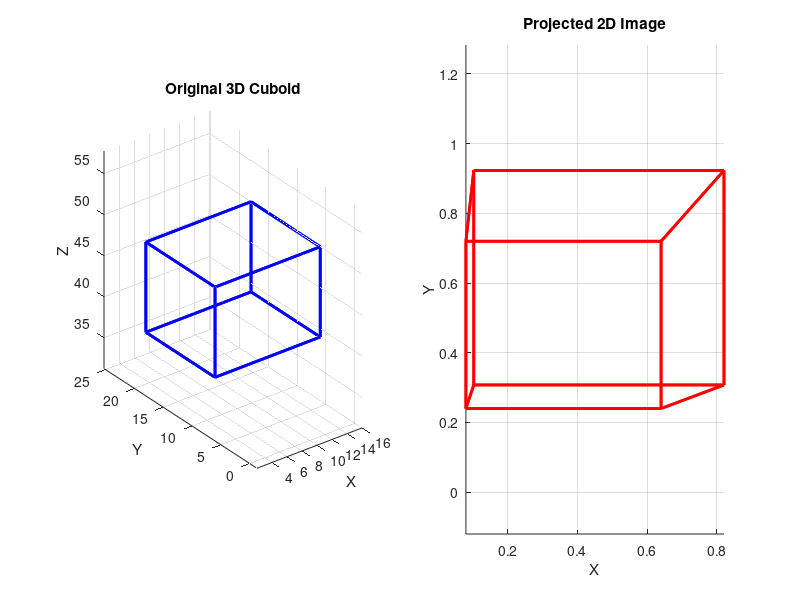

Write the MATLAB code that produced this figure.
% 21103080: Akash Rout
% Question 1

clc; clear; close all; % clear previous memory

z_dist = 30; % Minimum z distance from center of projection
d = 2; % Distance of the image plane from the center of projection

% Generate random cuboid dimensions
width = randi([5, 15]);
height = randi([5, 15]);
depth = randi([5, 15]);

% Ensure z distance is at least 30
x0 = randi([-10, 10]);
y0 = randi([-10, 10]);
z0 = randi([z_dist, z_dist + 20]);

% Define 8 vertices of the cuboid
vertices = [ 
    x0, y0, z0;
    x0+width, y0, z0;
    x0, y0+height, z0;
    x0, y0, z0+depth;
    x0+width, y0+height, z0;
    x0+width, y0, z0+depth;
    x0, y0+height, z0+depth;
    x0+width, y0+height, z0+depth]';

% Convert to homogeneous coordinates for easier transformations
vertices_h = [vertices; ones(1,8)];

% Perspective projection matrix
P = [d  0  0  0;
     0  d  0  0;
     0  0  1  0];

% Apply perspective transformation
projected = P * vertices_h;

% back to Cartesian coordinates
projected(1,:) = projected(1,:) ./ projected(3,:);
projected(2,:) = projected(2,:) ./ projected(3,:);
projected = projected(1:2, :); % Remove z-coordinates

figure; % plot results

% Plot original 3D cuboid
subplot(1,2,1);
hold on; grid on; axis equal;
plot3(vertices(1, [1 2 5 3 1]), vertices(2, [1 2 5 3 1]), vertices(3, [1 2 5 3 1]), 'b', 'LineWidth', 2);
plot3(vertices(1, [2 6 8 5 2]), vertices(2, [2 6 8 5 2]), vertices(3, [2 6 8 5 2]), 'b', 'LineWidth', 2);
plot3(vertices(1, [3 5 8 7 3]), vertices(2, [3 5 8 7 3]), vertices(3, [3 5 8 7 3]), 'b', 'LineWidth', 2);
plot3(vertices(1, [1 4 7 3 1]), vertices(2, [1 4 7 3 1]), vertices(3, [1 4 7 3 1]), 'b', 'LineWidth', 2);
plot3(vertices(1, [4 6 8 7 4]), vertices(2, [4 6 8 7 4]), vertices(3, [4 6 8 7 4]), 'b', 'LineWidth', 2);
plot3(vertices(1, [1 2 6 4 1]), vertices(2, [1 2 6 4 1]), vertices(3, [1 2 6 4 1]), 'b', 'LineWidth', 2);
xlabel('X'); ylabel('Y'); zlabel('Z');
title('Original 3D Cuboid');
view(3); % Set to 3D view

% Plot projected 2D image of cuboid
subplot(1,2,2);
hold on; grid on; axis equal;
plot(projected(1, [1 2 5 3 1]), projected(2, [1 2 5 3 1]), 'r', 'LineWidth', 2);
plot(projected(1, [2 6 8 5 2]), projected(2, [2 6 8 5 2]), 'r', 'LineWidth', 2);
plot(projected(1, [3 5 8 7 3]), projected(2, [3 5 8 7 3]), 'r', 'LineWidth', 2);
plot(projected(1, [1 4 7 3 1]), projected(2, [1 4 7 3 1]), 'r', 'LineWidth', 2);
plot(projected(1, [4 6 8 7 4]), projected(2, [4 6 8 7 4]), 'r', 'LineWidth', 2);
plot(projected(1, [1 2 6 4 1]), projected(2, [1 2 6 4 1]), 'r', 'LineWidth', 2);
xlabel('X'); ylabel('Y');
title('Projected 2D Image');
